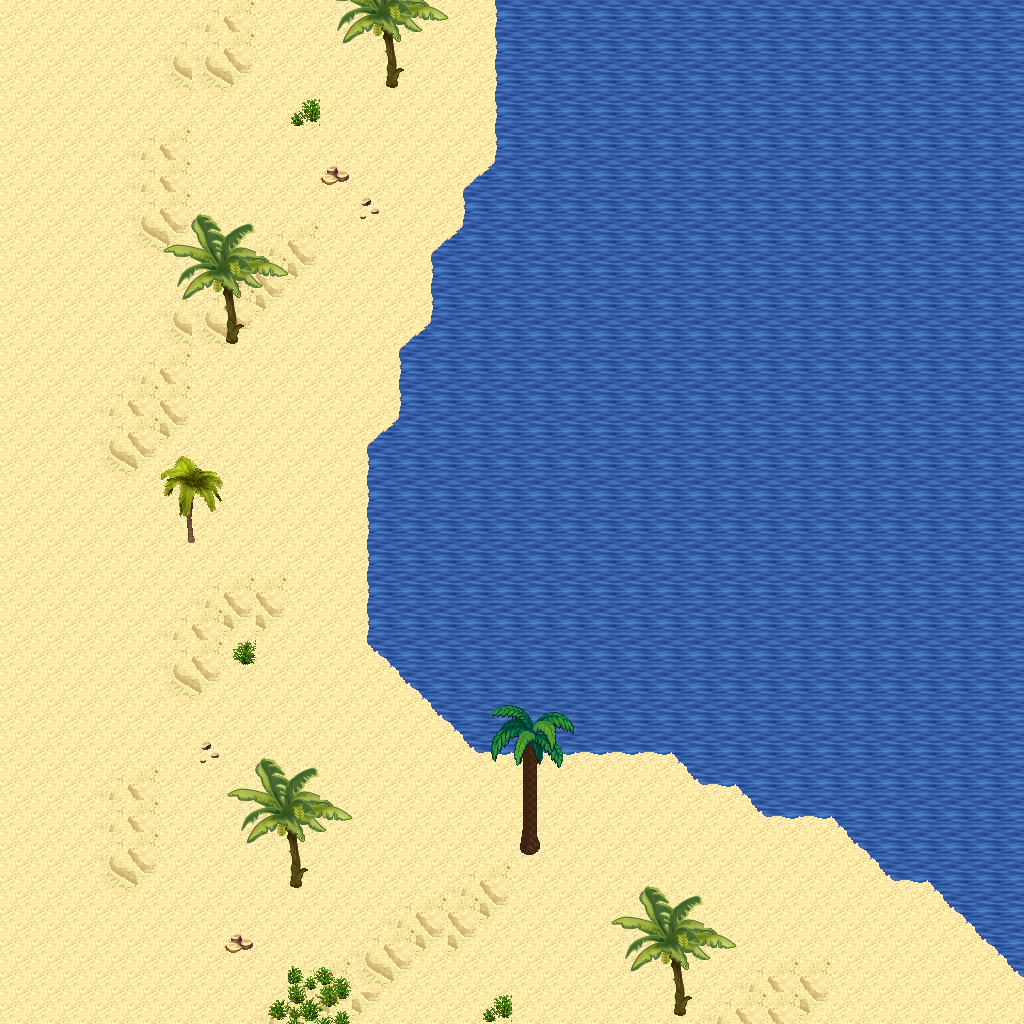

A 2D game scene composited from a Tiled map and its tileset images. What follows is a short description and the map's XML, with each tile layer's data collapsed to a summary:
An orthogonal 32x32 tile map with 32x32 px tiles, 5 tile layers (Ground, Objects, Objects2, Above, ...), 1 hidden layer not drawn, 16 tilesets.

<map version="1.10" tiledversion="1.11.0" orientation="orthogonal" renderorder="right-down" width="32" height="32" tilewidth="32" tileheight="32" infinite="0" nextlayerid="11" nextobjectid="1">
 <tileset firstgid="1" name="logic_collision" tilewidth="32" tileheight="32" tilecount="1" columns="1">
  <image source="../drawable/logic_collision.png" width="32" height="32" />
 </tileset>
 <tileset firstgid="2" name="ground_ground" tilewidth="32" tileheight="32" tilecount="33" columns="3">
  <image source="../drawable/ground_ground.png" width="96" height="352" />
 </tileset>
 <tileset firstgid="35" name="terrain_desert" tilewidth="32" tileheight="32" tilecount="88" columns="8">
  <image source="../drawable/terrain_desert.png" width="256" height="352" />
 </tileset>
 <tileset firstgid="123" name="ground_sand_edges" tilewidth="32" tileheight="32" tilecount="15" columns="5">
  <image source="../drawable/ground_sand_edges.png" width="160" height="96" />
 </tileset>
 <tileset firstgid="138" name="ground_sand_2" tilewidth="32" tileheight="32" tilecount="15" columns="5">
  <image source="../drawable/ground_sand_2.png" width="160" height="96" />
 </tileset>
 <tileset firstgid="153" name="building_stone_ruins" tilewidth="32" tileheight="32" tilecount="72" columns="6">
  <image source="../drawable/building_stone_ruins.png" width="192" height="384" />
 </tileset>
 <tileset firstgid="225" name="item_statue_blackened_column" tilewidth="32" tileheight="32" tilecount="4" columns="1">
  <image source="../drawable/item_statue_blackened_column.png" width="32" height="128" />
 </tileset>
 <tileset firstgid="229" name="item_statue_skull_carving" tilewidth="32" tileheight="32" tilecount="4" columns="2">
  <image source="../drawable/item_statue_skull_carving.png" width="64" height="64" />
 </tileset>
 <tileset firstgid="233" name="item_statue_skullpedestal" tilewidth="32" tileheight="32" tilecount="2" columns="1">
  <image source="../drawable/item_statue_skullpedestal.png" width="32" height="64" />
 </tileset>
 <tileset firstgid="235" name="plant_tree_banana_tree" tilewidth="32" tileheight="32" tilecount="40" columns="4">
  <image source="../drawable/plant_tree_banana_tree.png" width="128" height="320" />
 </tileset>
 <tileset firstgid="275" name="plant_tree_palm_tree" tilewidth="32" tileheight="32" tilecount="6" columns="2">
  <image source="../drawable/plant_tree_palm_tree.png" width="64" height="96" />
 </tileset>
 <tileset firstgid="281" name="plant_tree_palm_trees" tilewidth="32" tileheight="32" tilecount="40" columns="4">
  <image source="../drawable/plant_tree_palm_trees.png" width="128" height="320" />
 </tileset>
 <tileset firstgid="321" name="plant_bush_large_green" tilewidth="32" tileheight="32" tilecount="9" columns="3">
  <image source="../drawable/plant_bush_large_green.png" width="96" height="96" />
 </tileset>
 <tileset firstgid="330" name="plant_cactus" tilewidth="32" tileheight="32" tilecount="2" columns="1">
  <image source="../drawable/plant_cactus.png" width="32" height="64" />
 </tileset>
 <tileset firstgid="332" name="plant_lily_pads" tilewidth="32" tileheight="32" tilecount="2" columns="1">
  <image source="../drawable/plant_lily_pads.png" width="32" height="64" />
 </tileset>
 <tileset firstgid="334" name="plant_round_cactuses" tilewidth="32" tileheight="32" tilecount="20" columns="10">
  <image source="../drawable/plant_round_cactuses.png" width="320" height="64" />
 </tileset>
 <layer id="1" name="Ground" width="32" height="32">
  <data>[1024 cells, 1024 non-empty, 6 distinct tile ids]</data>
 </layer>
 <layer id="2" name="Objects" width="32" height="32">
  <data>[1024 cells, 74 non-empty, 19 distinct tile ids]</data>
 </layer>
 <layer id="3" name="Objects2" width="32" height="32">
  <data>[1024 cells, 0 non-empty, 0 distinct tile ids]</data>
 </layer>
 <layer id="4" name="Above" width="32" height="32">
  <data>[1024 cells, 52 non-empty, 23 distinct tile ids]</data>
 </layer>
 <layer id="5" name="Above2" width="32" height="32">
  <data>[1024 cells, 0 non-empty, 0 distinct tile ids]</data>
 </layer>
 <layer id="6" name="Walkable" width="32" height="32" visible="0">
  <data>[1024 cells, 510 non-empty, 1 distinct tile ids]</data>
 </layer>
 <objectgroup id="7" name="Mapevents" />
 <objectgroup id="8" name="Spawn" />
 <objectgroup id="9" name="Keys" />
 <objectgroup id="10" name="Replace" />
</map>
